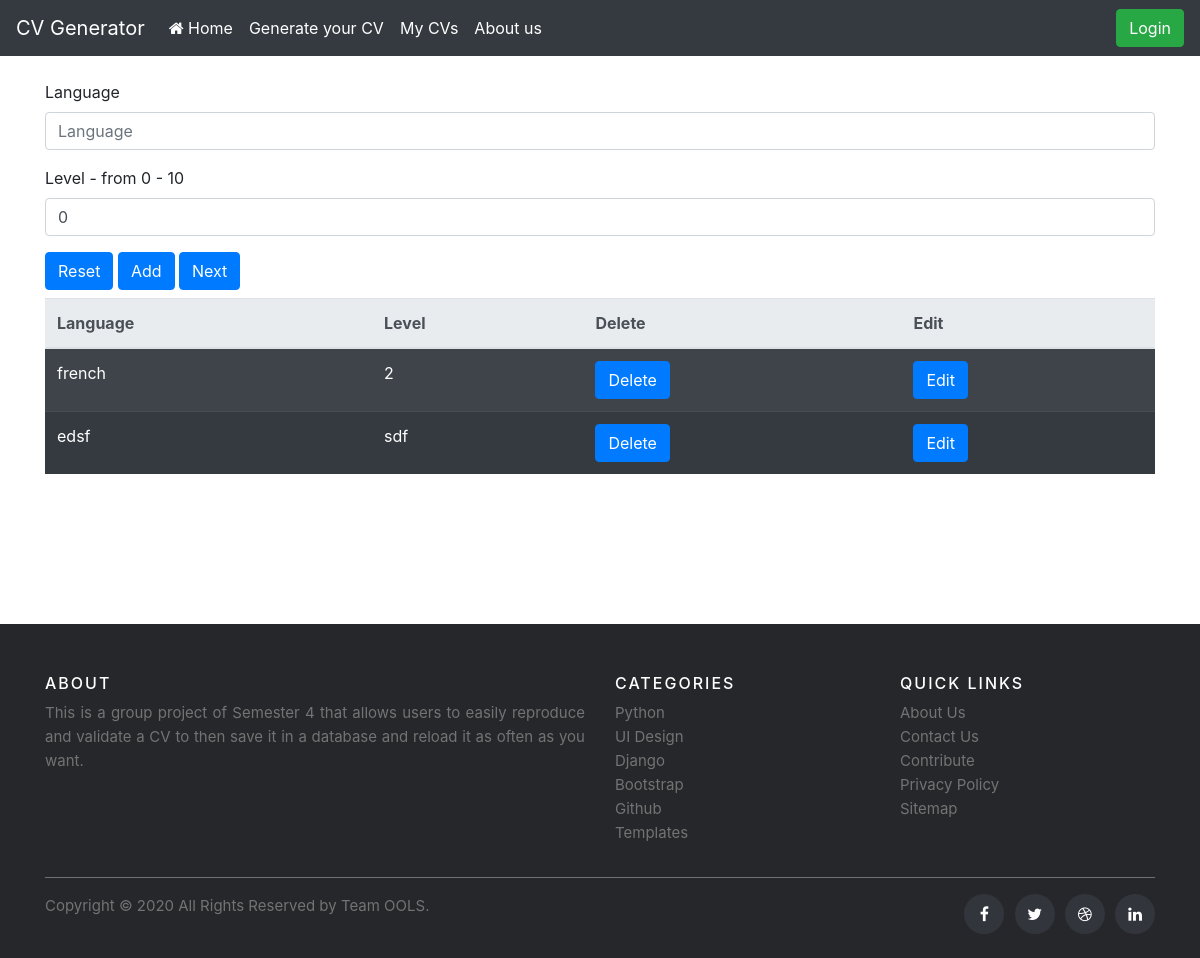
The page /language_view/3/ on the database as committed earlier.
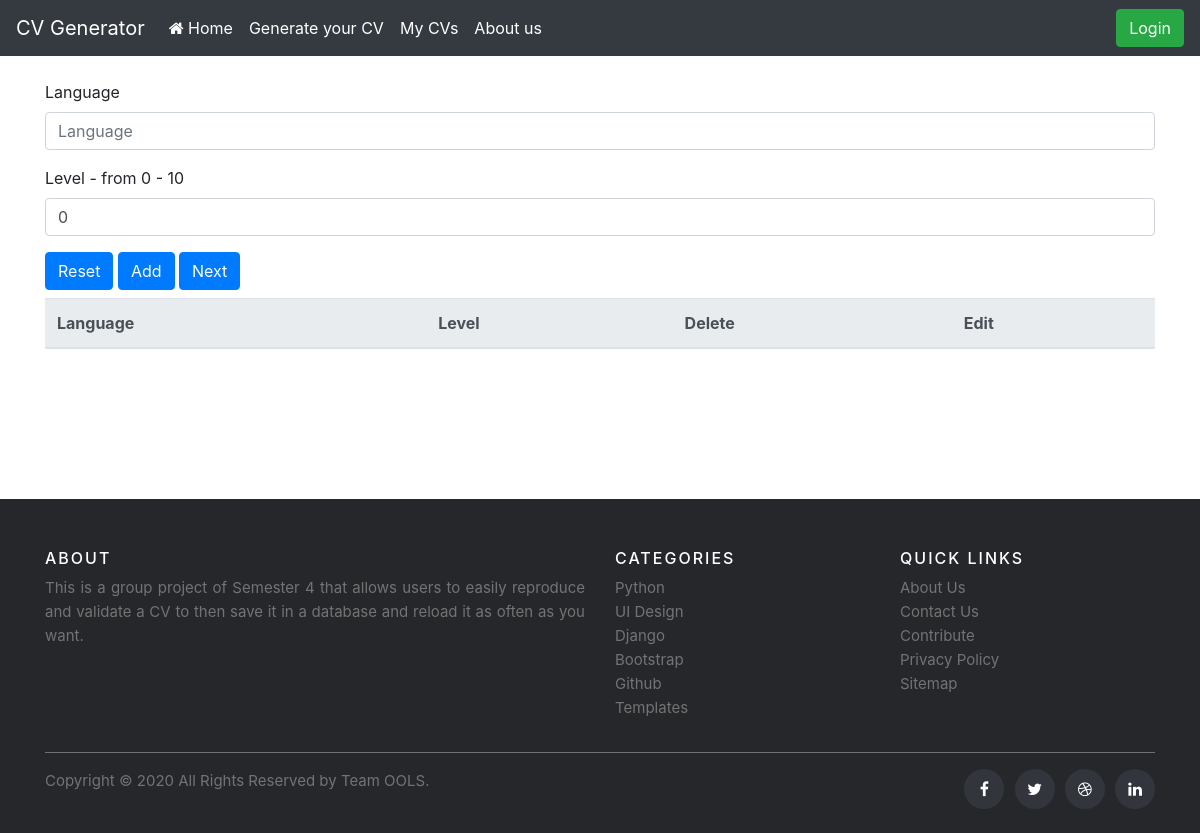
The same page on the database as committed later.
### cvsite/models.py (models this page shows)
class Language(models.Model):
    language = models.CharField(max_length=20, blank=False)
    level = fields.IntegerRangeField("Level - from 0 - 10", min_value=0, max_value=10, default=0)
    data = models.ForeignKey(Data, on_delete=models.CASCADE)

### cvsite/views.py (the view)
# urls.py: path('language_view/<data>/', language_view, name='language'),
def language_view(request, data=None):
    mylanguage = Language.objects.all().filter(data=data)
    if 'add' in request.POST:
        if request.method == 'POST':
            form = LanguageForm(request.POST)
            if form.is_valid():
                lg = form.save(commit=False)
                lg.data_id = data
                lg.save()
                messages.success(request, 'Language saved')
                return redirect('language', data=data)
    else:
        form = LanguageForm()
    return render(request, 'form_language.html', {'form': form, 'mylg': mylanguage, })

### cvsite/forms.py
class LanguageForm(forms.ModelForm):
    class Meta:
        model = Language
        fields = '__all__'
        exclude = ['data']

### templates/form_language.html (shortened to what this page needs)
{% extends 'base.html' %}
{% load bootstrap4 %}
{% block content %}
    <form action="" method="post">
        {% bootstrap_form form %}
        <button type="reset" class="btn btn-primary mb-2">Reset</button>
        <button type="submit" class="btn btn-primary mb-2" name="add">Add</button>
        <a href="{% url 'next_lang' %}" class="btn btn-primary mb-2">Next</a>
    </form>
    <table class="table table-striped table-dark">
        <thead class="thead-light">
        <tr>
            <th>Language</th>
            <th>Level</th>
            <th>Delete</th>
            <th>Edit</th>
        </tr>
        </thead>{% for element in mylg %}
        <tr>
            <td>{{ element.language }}</td>
            <td>{{ element.level }}</td>
            <td><a href="{% url 'language_del' data=element.data_id pk=element.id %}"
                   class="btn btn-primary btn-xs">Delete</a></td>
            <td><a href="{% url 'language_edit' data=element.data_id pk=element.id %}"
                   class="btn btn-primary btn-xs">Edit</a></td>
        </tr>
    {% endfor %}
    </table>
{% endblock %}

### templates/base.html (shortened to what this page needs)
{% load bootstrap4 %}
{% load static %}
<!doctype html>
<html lang="en">
<head>
    <link rel="stylesheet" type="text/css" href="{% static 'font-awesome-4.7.0/css/font-awesome.min.css' %}">
    <link rel="stylesheet" href="https://maxcdn.bootstrapcdn.com/bootstrap/4.0.0/css/bootstrap.min.css"
>
    {% bootstrap_css %}
</head>
<body>
<nav class="navbar navbar-expand-lg navbar-dark bg-dark ">
    <a class="navbar-brand" href="{% url 'home_page' %}">CV Generator</a>
    <div class="collapse navbar-collapse" id="navbarSupportedContent">
        <ul class="navbar-nav mr-auto">
            <div class="li_s">
                <li class="nav-item active">
                    <a class="nav-link" href="{% url 'home_page' %}"><i class="fa fa-home "></i> Home <span class="sr-only">(current)</span></a>
                </li>
            </div>
            <li class="nav-item active">
                <a class="nav-link" href="{% url 'generatecv' %}">Generate your CV </a>
            </li>
            <li class="nav-item active">
                <a class="nav-link" href="{% url 'mycvs' %}">My CVs </a>
            </li>
            <li class="nav-item active">
                <a class="nav-link" href="{% url 'about_us' %}">About us </a>
            </li>
        </ul>
        {% if request.user.is_authenticated %}
            <form class="logout-link" action="{% url 'logout' %}" method="post">
                {% csrf_token %}
                <button class="btn btn-danger" type="submit">Logout</button>
            </form>
        {% else %}
            <form class="login-link" action="{% url 'login' %}" method="post">
                <button class="btn btn-success" type="submit">Login</button>
            </form>
        {% endif %}
    </div>
</nav>
<div class="main">
    <br>
    <div class="container">
        {% block content %}{% endblock %}
    </div>
</div>
</body>
<footer class="site-footer">
    <div class="container">
        <div class="row">
            <div class="col-sm-12 col-md-6">
                <h6>About</h6>
                <p class="text-justify">This is a group project of Semester 4 that allows users to easily
                    reproduce and validate a CV to then save it in a database and reload it as often as you want.
                </p>
            </div>
            <div class="col-xs-6 col-md-3">
                <h6>Categories</h6>
                <ul class="footer-links">
                    <li><a href="#">Python</a></li>
                    <li><a href="#">UI Design</a></li>
                    <li><a href="#">Django</a></li>
                    <li><a href="#">Bootstrap</a></li>
                    <li><a href="#">Github</a></li>
                    <li><a href="#">Templates</a></li>
                </ul>
            </div>
            <div class="col-xs-6 col-md-3">
                <h6>Quick Links</h6>
                <ul class="footer-links">
                    <li><a href="{% url 'about_us' %}">About Us</a></li>
                    <li><a href="#">Contact Us</a></li>
                    <li><a href="#">Contribute</a></li>
                    <li><a href="#">Privacy Policy</a></li>
                    <li><a href="#">Sitemap</a></li>
                </ul>
            </div>
        </div>
        <hr>
    </div>
    <div class="container">
        <div class="row">
            <div class="col-md-8 col-sm-6 col-xs-12">
                <p class="copyright-text">Copyright &copy; 2020 All Rights Reserved by
                    <a href="#">Team OOLS</a>.
                </p>
            </div>
            <div class="col-md-4 col-sm-6 col-xs-12">
                <ul class="social-icons">
                    <li><a class="facebook" href="#"><i class="fa fa-facebook"></i></a></li>
                    <li><a class="twitter" href="#"><i class="fa fa-twitter"></i></a></li>
                    <li><a class="dribbble" href="#"><i class="fa fa-dribbble"></i></a></li>
                    <li><a class="linkedin" href="#"><i class="fa fa-linkedin"></i></a></li>
                </ul>
            </div>
        </div>
    </div>
</footer>
</html>

### templates/base.html (style rules this page uses)
.fa { color: white !important; }
.site-footer { background-color: #26272b; padding: 45px 0 20px; font-size: 15px; line-height: 24px; color: #737373; margin-top: 150px !important; }
.site-footer hr { border-top-color: #bbb; opacity: 0.5 }
.site-footer h6 { color: #fff; font-size: 16px; text-transform: uppercase; margin-top: 5px; letter-spacing: 2px }
.site-footer a { color: #737373; }
.footer-links { padding-left: 0; list-style: none }
.footer-links li { display: block }
.footer-links a { color: #737373 }
.site-footer .social-icons { text-align: right }
.site-footer .social-icons a { width: 40px; height: 40px; line-height: 40px; margin-left: 6px; margin-right: 0; border-radius: 100%; background-color: #33353d }
.copyright-text { margin: 0 }
.social-icons { padding-left: 0; margin-bottom: 0; list-style: none }
.social-icons li { display: inline-block; margin-bottom: 4px }
.social-icons a { background-color: #eceeef; color: #818a91; font-size: 16px; display: inline-block; line-height: 44px; width: 44px; height: 44px; text-align: center; margin-right: 8px; border-radius: 100%; -webkit-transition: all .2s linear; -o-transition: all .2s linear; transition: all .2s linear }

Rows that differ between the two databases and show on the page:
removed Language: language "french", level "2"
removed Language: language "edsf", level "sdf"
